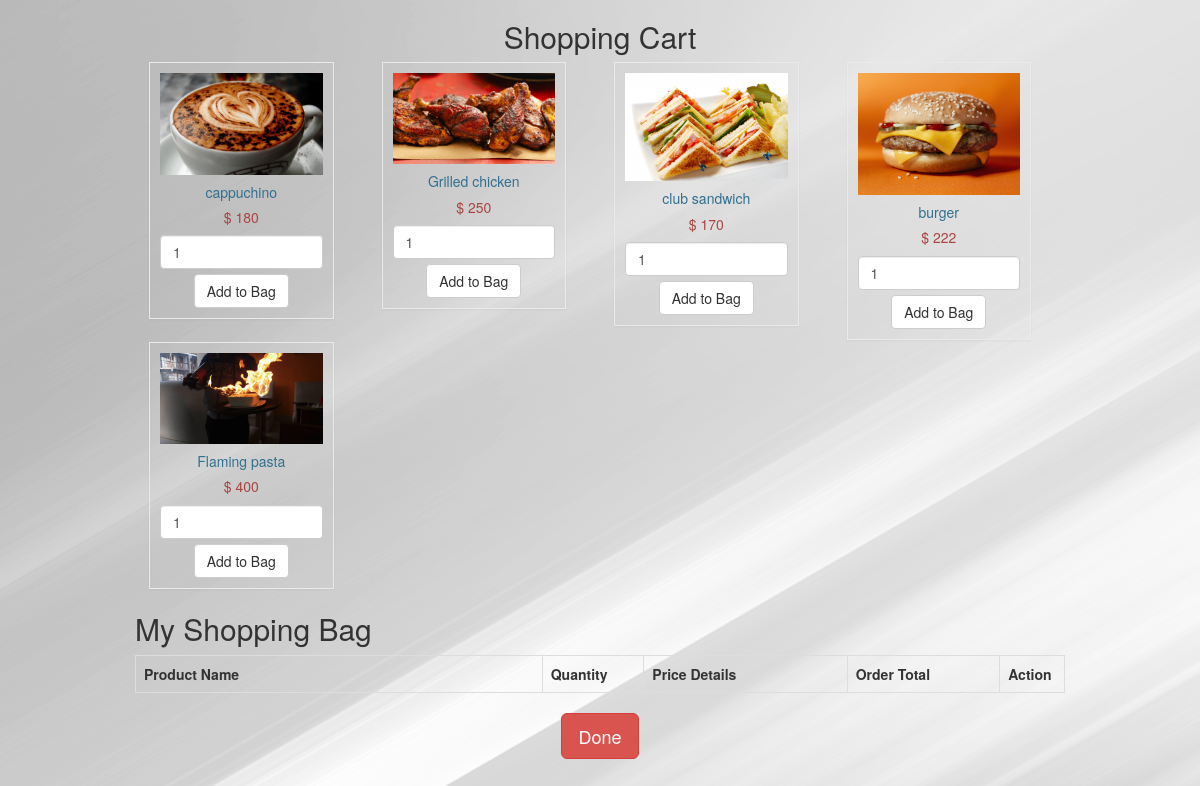
Page /product_page.php?espresso=success (signed in) on the committed database.
### tables this page shows
CREATE TABLE `espresso` (
  `id` int(11) NOT NULL,
  `p_name` varchar(50) NOT NULL,
  `image` varchar(50) NOT NULL,
  `price` int(50) NOT NULL
);

### product_page.php (the view, shortened to what this page needs)
<?php
require_once ("config.php");
if (isset($_GET['espresso'])) {
  $restaurant="espresso";
}
if(isset($_SESSION['r'])){
$restaurant=$_SESSION['r'];
}
else {
  echo "hoi nai";
}
 ?>
 <!DOCTYPE html>
 <html>
   <head>
  <link rel="stylesheet" href="https://maxcdn.bootstrapcdn.com/bootstrap/3.3.7/css/bootstrap.min.css">
   </head>
   <body background="image/product_back.jpg">
     <div class="container " style="width:80%;">
	<h2 align="center">Shopping Cart</h2>
    <?php
	$query = "SELECT * FROM $restaurant ORDER BY id ASC";
	$result = mysqli_query($connection,$query);
	if(mysqli_num_rows($result) > 0)
	{
		while($row = mysqli_fetch_array($result))
		{
			?>
            <div class="col-md-3">
            <form method="post" action="shop.php?action=add&id=<?php echo $row["id"]; ?>">
            <div style="border: 1px solid #eaeaec; margin: -1px 19px 3px -1px; box-shadow: 0 1px 2px rgba(0,0,0,0.05); padding:10px;" align="center">
            <img src="<?php echo $row["image"]; ?>" class="img-responsive">
            <h5 class="text-info"><?php echo $row["p_name"]; ?></h5>
            <h5 class="text-danger">$ <?php echo $row["price"]; ?></h5>
            <input type="text" name="quantity" class="form-control" value="1">
            <input type="submit" name="add" style="margin-top:5px;" class="btn btn-default" value="Add to Bag">
            </div>
            </form>
            </div>
            <?php
		}
	}
	 ?>
    <h2>My Shopping Bag</h2>
    <div class="table-responsive">
    <table class="table table-bordered">
    <tr>
    <th width="40%">Product Name</th>
    <th width="10%">Quantity</th>
    <th width="20%">Price Details</th>
    <th width="15%">Order Total</th>
    <th width="5%">Action</th>
    </tr>
    </table>
    </div>
     <center> <a href="thank_you.php" class="btn btn-danger btn-lg" role="button" >Done</a></center>
    </div>
   </body>
 </html>

### rows in the picture
espresso: image (picture), p_name "cappuchino", price "180"
espresso: image (picture), p_name "Grilled chicken", price "250"
espresso: image (picture), p_name "club sandwich", price "170"
espresso: image (picture), p_name "burger", price "222"
espresso: image (picture), p_name "Flaming pasta", price "400"
